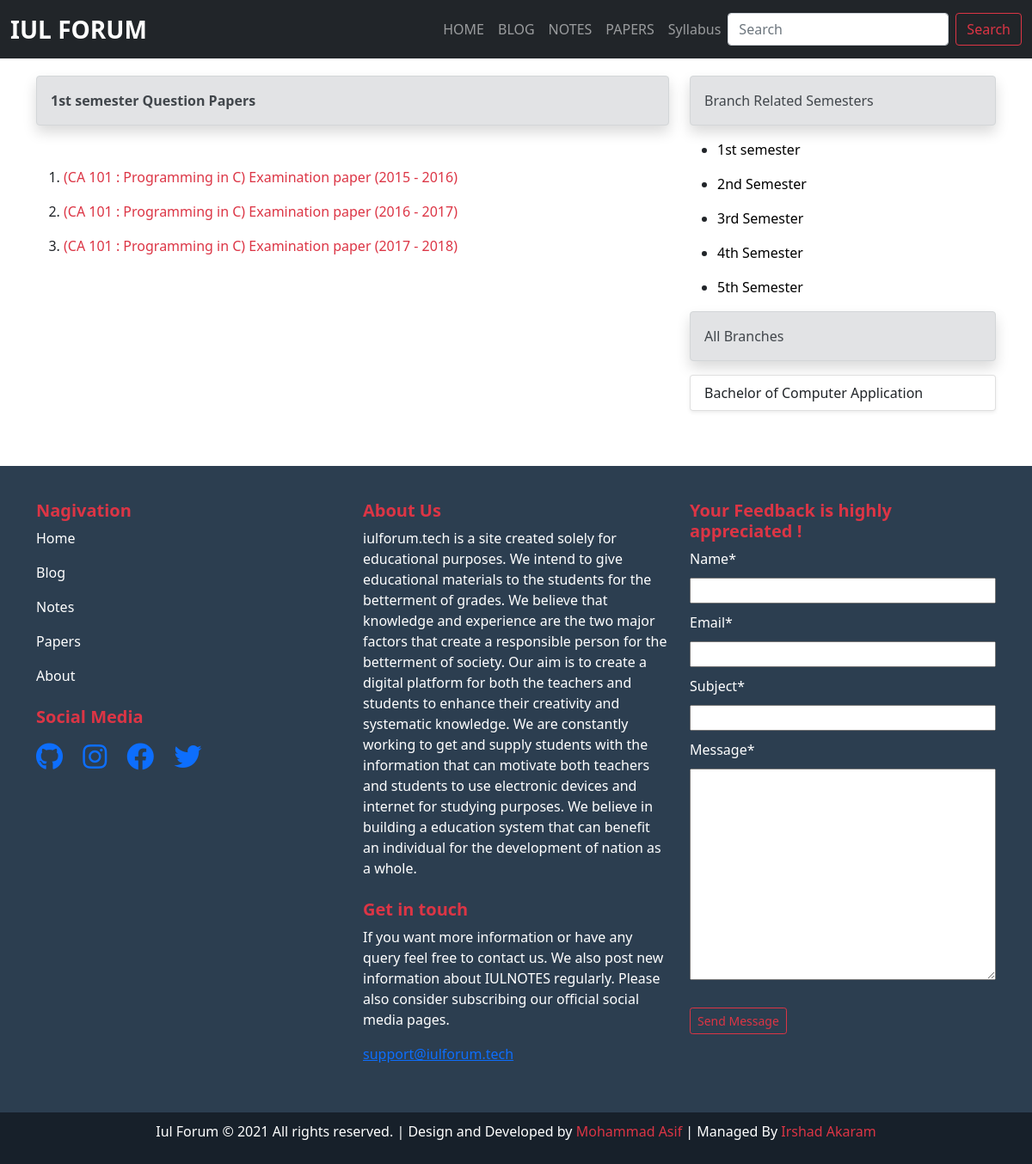
The app's page /papers/bachelor-of-computer-application/1st-semester with its own data.
### papers/models.py (models this page shows, shortened)
class Semester(models.Model):
    semester = models.CharField(max_length=50)
    slug = models.SlugField(unique=True, max_length=50)
    branch = models.ForeignKey(Branch, related_name="semester", default="" ,on_delete=models.CASCADE)
    timestamp = models.DateTimeField(auto_now_add=True)
    def get_absolute_url(self):
        return reverse("semester_details", kwargs={"branch": self.branch.slug, "slug": self.slug})

class Paper(models.Model):
    title = models.CharField(max_length=100)
    slug = models.SlugField(unique=True, max_length=100)
    subject = models.ForeignKey(Subject, related_name="paper", on_delete=models.CASCADE)
    semester = models.ForeignKey(Semester, related_name="paper", on_delete=models.CASCADE)
    branch = models.ForeignKey(Branch, related_name="paper", on_delete=models.CASCADE)
    document = models.FileField(upload_to="files/", blank=False)
    timestamp = models.DateTimeField(auto_now_add=True)

class Branch(models.Model):
    name = models.CharField( max_length=50)
    slug = models.SlugField(max_length=50, unique=True)
    description = models.TextField(blank = True)
    image = models.ImageField(upload_to='images/')
    timestamp = models.DateTimeField(auto_now_add=True)
    def __str__(self):
        return self.name
    def get_absolute_url(self):
        return reverse("branch_detail", kwargs={"slug": self.slug})

### papers/views.py (the view)
# urls.py: path('/<str:branch>/<slug:slug>', views.semester_details, name="semester_details"),
def semester_details(request, branch, slug):
    papers_by_semester = get_object_or_404(Semester, branch__slug= branch, slug = slug)
    semesters = Semester.objects.filter(branch__slug= branch)
    papers = Paper.objects.filter(semester = papers_by_semester)
    branches = Branch.objects.all()
    new_feedback = None
    if request.method == "POST":
        feedback_form = FeedbackForm(request.POST)
        if feedback_form.is_valid():
            new_feedback = feedback_form.save(commit=False)
            new_feedback.save()
            feedback_form = FeedbackForm()
    else:
        feedback_form = FeedbackForm()
    context = {
        "papers_by_semester" : papers_by_semester,
        "papers" : papers,
        "semesters" : semesters,
        "branches" : branches,
        "feedback_form" : feedback_form
    }
    return render(request, 'paper/papers_by_semester.html' , context)

### home/forms.py
class FeedbackForm(forms.ModelForm):
    class Meta:
        model = Feedback
        fields = ('name', 'email', 'subject', 'message')

### templates/paper/papers_by_semester.html (shortened to what this page needs)
{% extends 'layout.html' %}
{% load static %}
{% load crispy_forms_tags %}
{% block content %}
<div class="container mt-3">
<h1>{{papers_by_semester.branch}}</h1>
    <div class="row my-4">
            <div class="col-sm-8  ">
                <div class="alert alert-secondary shadow">
                <strong>{{papers_by_semester.semester}} Question Papers</strong>
                </div>
                <div class="papers my-5">
                <ol class="paper-download-ul">
                    {% for paper in papers %}
                            <li class="paper-download-li my-3"><a class="text-danger text-decoration-none" href="/media/{{paper.document}}">{{paper.title}}</a></li>
                        {%empty%}
                  </ol>
                            <h5 class="text-center">Paper Not Found !</h5>
                    {% endfor %}
                </div>
            </div>
                <div class="col-sm-4">
                    <div class="blog-category-sidebar">
                        <div class="alert alert-secondary shadow" role="alert">
                           Branch Related Semesters
                        </div>
                            <ul class="recent-ul">
                        {% for semester in semesters %}
                            <li class="recent-li my-3" ><a class="text-decoration-none" href="{{semester.get_absolute_url}}">{{semester.semester}}</a></li>
                        {% endfor %}
                            </ul>
                     </div>
                           <div class="blog-category-sidebar">
                                <div class="alert alert-secondary shadow" role="alert">
                                All Branches
                                </div>
                                    {% for branch in branches %}
                                    <div class="list-group my-3 shadow-sm">
                                        <a href="{{branch.get_absolute_url}}" class="list-group-item list-group-item-action "
                                            aria-current="true"> {{branch.name}}</a>
                                    </div>
                                    {% endfor %}
                            </div>
                </div>
    </div>
</div>
{% endblock content %}

### static/css/style.css (style rules this page uses)
body { margin: 0; padding: 0; box-sizing: border-box; background: #F7F9F9; }
.recent-li { margin: 20px 0px; }
.recent-li a { color: black; }

### templates/layout.html (style rules this page uses)
.controls input { width: 100%; margin: 10px 0px; }
.controls textarea { width: 100%; margin: 10px 0px; }

### records on screen
Semester: semester "1st semester"
Paper: title "(CA 101 : Programming in C) Examination paper (2015 - 2016)"
Paper: title "(CA 101 : Programming in C) Examination paper (2016 - 2017)"
Paper: title "(CA 101 : Programming in C) Examination paper (2017 - 2018)"
Semester: semester "2nd Semester"
Semester: semester "3rd Semester"
Semester: semester "4th Semester"
Semester: semester "5th Semester"
Branch: name "Bachelor of Computer Application"
